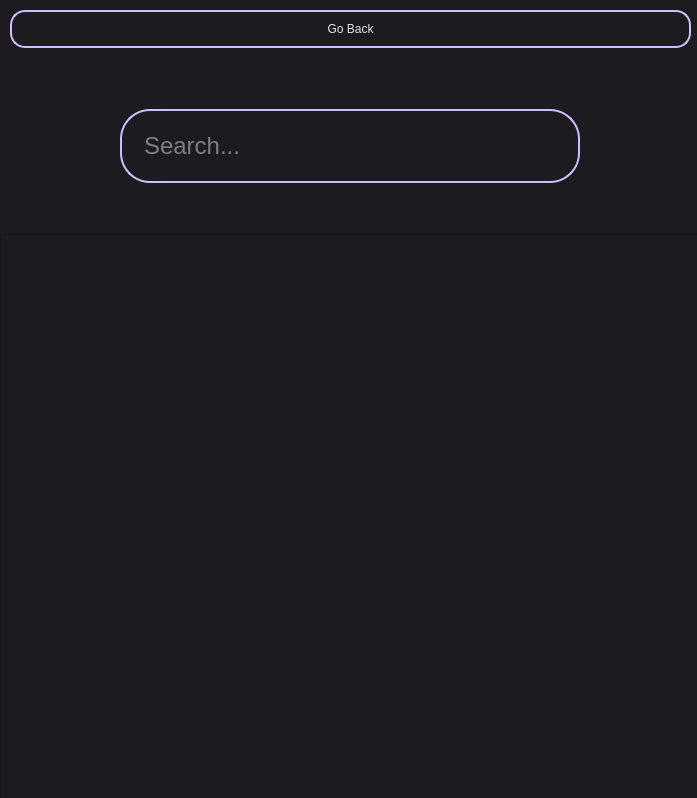
<?xml version="1.0" encoding="UTF-8"?>
<ui version="4.0">
 <class>SearchView</class>
 <widget class="QWidget" name="SearchView">
  <property name="geometry">
   <rect>
    <x>0</x>
    <y>0</y>
    <width>697</width>
    <height>798</height>
   </rect>
  </property>
  <property name="windowTitle">
   <string>SearchView</string>
  </property>
  <property name="styleSheet">
   <string notr="true">background-color: #1C1B1F;</string>
  </property>
  <widget class="QWidget" name="verticalWidget" native="true">
   <property name="geometry">
    <rect>
     <x>0</x>
     <y>0</y>
     <width>701</width>
     <height>801</height>
    </rect>
   </property>
   <property name="styleSheet">
    <string notr="true"/>
   </property>
   <layout class="QVBoxLayout" name="verticalLayout">
    <item>
     <widget class="QPushButton" name="goBackButton">
      <property name="text">
       <string>Go Back</string>
      </property>
      <property name="styleSheet">
       <string notr="true">QPushButton#goBackButton {
	color: #E6E1E5;
	margin: 10px;
	border: 2px solid;
	border-color: #D0BCFF;
	border-radius: 15px;
	padding: 10px;
}</string>
      </property>
     </widget>
    </item>
    <item>
     <spacer name="verticalSpacer_2">
      <property name="orientation">
       <enum>Qt::Vertical</enum>
      </property>
      <property name="sizeType">
       <enum>QSizePolicy::Maximum</enum>
      </property>
      <property name="sizeHint" stdset="0">
       <size>
        <width>10</width>
        <height>25</height>
       </size>
      </property>
     </spacer>
    </item>
    <item alignment="Qt::AlignHCenter">
     <widget class="QLineEdit" name="SearchArea">
      <property name="minimumSize">
       <size>
        <width>500</width>
        <height>0</height>
       </size>
      </property>
      <property name="maximumSize">
       <size>
        <width>500</width>
        <height>16777215</height>
       </size>
      </property>
      <property name="font">
       <font>
        <pointsize>18</pointsize>
       </font>
      </property>
      <property name="styleSheet">
       <string notr="true">QLineEdit#SearchArea {
	color: #E6E1E5;
	margin: 20px;
	border: 2px solid;
	border-color: #D0BCFF;
	border-radius: 30px;
	padding: 20px;
}</string>
      </property>
      <property name="placeholderText">
       <string>Search...</string>
      </property>
     </widget>
    </item>
    <item>
     <spacer name="verticalSpacer">
      <property name="orientation">
       <enum>Qt::Vertical</enum>
      </property>
      <property name="sizeType">
       <enum>QSizePolicy::Maximum</enum>
      </property>
      <property name="sizeHint" stdset="0">
       <size>
        <width>10</width>
        <height>25</height>
       </size>
      </property>
     </spacer>
    </item>
    <item>
     <widget class="QListWidget" name="listWidget">
      <property name="styleSheet">
       <string notr="true">QListWidget::item::selected {
	background: #111111;
}</string>
      </property>
     </widget>
    </item>
   </layout>
  </widget>
 </widget>
 <resources/>
 <connections/>
</ui>
